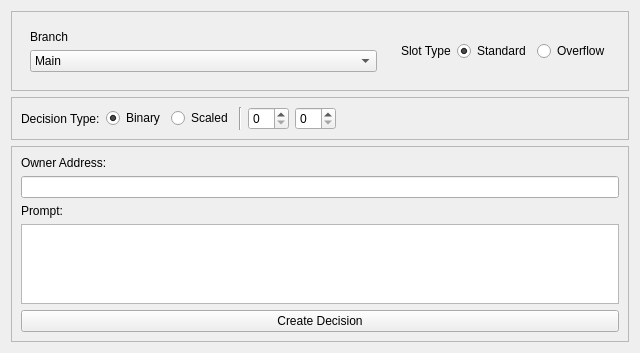
<?xml version="1.0" encoding="UTF-8"?>
<ui version="4.0">
 <class>DecisionCreationWidget</class>
 <widget class="QWidget" name="DecisionCreationWidget">
  <property name="geometry">
   <rect>
    <x>0</x>
    <y>0</y>
    <width>640</width>
    <height>353</height>
   </rect>
  </property>
  <property name="windowTitle">
   <string>Form</string>
  </property>
  <layout class="QVBoxLayout" name="verticalLayout_2">
   <item>
    <widget class="QFrame" name="frame">
     <property name="frameShape">
      <enum>QFrame::StyledPanel</enum>
     </property>
     <property name="frameShadow">
      <enum>QFrame::Raised</enum>
     </property>
     <layout class="QHBoxLayout" name="horizontalLayout">
      <item>
       <widget class="QFrame" name="frame_3">
        <property name="frameShape">
         <enum>QFrame::NoFrame</enum>
        </property>
        <property name="frameShadow">
         <enum>QFrame::Raised</enum>
        </property>
        <layout class="QGridLayout" name="gridLayout">
         <item row="1" column="0">
          <widget class="QComboBox" name="comboBox">
           <property name="sizePolicy">
            <sizepolicy hsizetype="MinimumExpanding" vsizetype="Fixed">
             <horstretch>0</horstretch>
             <verstretch>0</verstretch>
            </sizepolicy>
           </property>
           <item>
            <property name="text">
             <string>Main</string>
            </property>
           </item>
          </widget>
         </item>
         <item row="0" column="0">
          <widget class="QLabel" name="label">
           <property name="text">
            <string>Branch</string>
           </property>
          </widget>
         </item>
        </layout>
       </widget>
      </item>
      <item>
       <widget class="QFrame" name="frame_4">
        <property name="frameShape">
         <enum>QFrame::NoFrame</enum>
        </property>
        <property name="frameShadow">
         <enum>QFrame::Raised</enum>
        </property>
        <layout class="QHBoxLayout" name="horizontalLayout_2">
         <item>
          <widget class="QLabel" name="label_2">
           <property name="text">
            <string>Slot Type</string>
           </property>
          </widget>
         </item>
         <item>
          <widget class="QRadioButton" name="radioButton">
           <property name="text">
            <string>Standard</string>
           </property>
           <property name="checked">
            <bool>true</bool>
           </property>
          </widget>
         </item>
         <item>
          <widget class="QRadioButton" name="radioButton_2">
           <property name="text">
            <string>Overflow</string>
           </property>
          </widget>
         </item>
        </layout>
       </widget>
      </item>
     </layout>
    </widget>
   </item>
   <item>
    <widget class="QFrame" name="frame_5">
     <property name="frameShape">
      <enum>QFrame::StyledPanel</enum>
     </property>
     <property name="frameShadow">
      <enum>QFrame::Raised</enum>
     </property>
     <layout class="QHBoxLayout" name="horizontalLayout_3">
      <item>
       <widget class="QLabel" name="label_3">
        <property name="text">
         <string>Decision Type:</string>
        </property>
       </widget>
      </item>
      <item>
       <widget class="QRadioButton" name="radioButton_3">
        <property name="text">
         <string>Binary</string>
        </property>
        <property name="checked">
         <bool>true</bool>
        </property>
       </widget>
      </item>
      <item>
       <widget class="QRadioButton" name="radioButton_4">
        <property name="text">
         <string>Scaled</string>
        </property>
       </widget>
      </item>
      <item>
       <widget class="Line" name="line">
        <property name="orientation">
         <enum>Qt::Vertical</enum>
        </property>
       </widget>
      </item>
      <item>
       <widget class="QSpinBox" name="spinBox">
        <property name="suffix">
         <string/>
        </property>
       </widget>
      </item>
      <item>
       <widget class="QSpinBox" name="spinBox_2"/>
      </item>
      <item>
       <spacer name="horizontalSpacer">
        <property name="orientation">
         <enum>Qt::Horizontal</enum>
        </property>
        <property name="sizeHint" stdset="0">
         <size>
          <width>40</width>
          <height>20</height>
         </size>
        </property>
       </spacer>
      </item>
     </layout>
    </widget>
   </item>
   <item>
    <widget class="QFrame" name="frame_2">
     <property name="frameShape">
      <enum>QFrame::StyledPanel</enum>
     </property>
     <property name="frameShadow">
      <enum>QFrame::Raised</enum>
     </property>
     <layout class="QVBoxLayout" name="verticalLayout_3">
      <item>
       <widget class="QLabel" name="label_5">
        <property name="text">
         <string>Owner Address:</string>
        </property>
       </widget>
      </item>
      <item>
       <widget class="QLineEdit" name="lineEdit"/>
      </item>
      <item>
       <widget class="QLabel" name="label_4">
        <property name="text">
         <string>Prompt:</string>
        </property>
       </widget>
      </item>
      <item>
       <widget class="QPlainTextEdit" name="plainTextEdit"/>
      </item>
      <item>
       <widget class="QPushButton" name="pushButton">
        <property name="text">
         <string>Create Decision</string>
        </property>
       </widget>
      </item>
     </layout>
    </widget>
   </item>
  </layout>
 </widget>
 <resources/>
 <connections/>
</ui>
